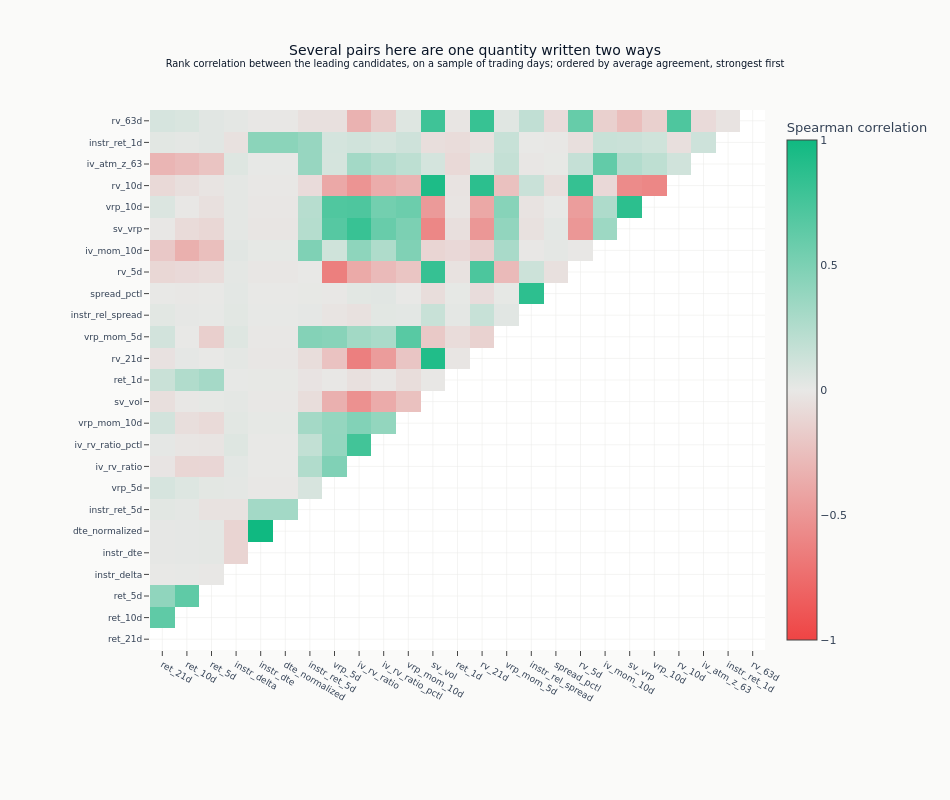

The notebook cell this image was saved under:
### Markdown cell above
The map below is restricted to the leading candidates, because at fifty a full matrix
has unreadable labels and is mostly empty space, and to one triangle, because a
correlation matrix is symmetric and drawing both halves says everything twice. The rows
keep the ranking used everywhere else in the notebook - largest average agreement first
- so a block of colour is a group of near-copies that also rank near each other.

### Code cell
_div = style.ml4t_diverging()
ml4t_corr_scale = [[0.0, _div[0]], [0.5, _div[1]], [1.0, _div[2]]]
corr_plot_features = eval_summary.head(min(25, len(eval_summary)))["feature"].to_list()
corr_plot = corr_matrix.loc[corr_plot_features, corr_plot_features]
corr_display = corr_plot.mask(np.triu(np.ones(corr_plot.shape, dtype=bool)))
fig = go.Figure(
    data=go.Heatmap(
        z=corr_display.values,
        x=corr_plot.columns.tolist(),
        y=corr_plot.columns.tolist(),
        colorscale=ml4t_corr_scale,
        zmid=0,
        zmin=-1,
        zmax=1,
        colorbar=dict(title="Spearman correlation"),
    )
)
fig.update_layout(
    title={
        "text": (
            "Several pairs here are one quantity written two ways"
            "<br><sup>Rank correlation between the leading candidates, on a sample of trading "
            "days; ordered by average agreement, strongest first</sup>"
        )
    },
    template="ml4t",
    height=800,
    width=950,
    margin=dict(l=150, r=50, t=110, b=150),
)
fig.update_xaxes(tickfont=dict(size=9))
fig.update_yaxes(tickfont=dict(size=9))
show_plotly_with_alt(
    fig,
    "Lower-triangular heatmap of the Spearman rank correlation between 25 candidates on a "
    "sample of trading days, ordered by average agreement with the strongest first, on a "
    "red-to-green scale from -1 to +1. Three quarters of the 300 off-diagonal cells are paler "
    "than 0.3 either way. The green ones mark pairs that are close to one quantity written "
    "twice: instr_dte with dte_normalized at exactly 1.00, rv_10d and rv_21d with sv_vol at "
    "0.94 and 0.92, instr_rel_spread with spread_pctl and sv_vrp with vrp_10d both at 0.86, and "
    "iv_rv_ratio with iv_rv_ratio_pctl at 0.78. The strongest red cells set realized volatility "
    "against the variance-risk-premium terms - rv_5d with vrp_5d and rv_21d with iv_rv_ratio "
    "both at -0.63, sv_vrp with sv_vol at -0.58 - so those pairs move opposite each other "
    "rather than independently.",
)

### Figure 1 — Plotly figure (JSON) as saved in the notebook; plotly's stock layout.template omitted (floating-point values rounded to 4 significant figures; data arrays with more than 128 entries replaced by an {"elided": "..."} marker saying what was removed)
{"data": [{"colorbar": {"title": {"text": "Spearman correlation"}}, "colorscale": [[0.0, "#ef4444"], [0.5, "#e8e8e6"], [1.0, "#10b981"]], "type": "heatmap", "x": ["ret_21d", "ret_10d", "ret_5d", "instr_delta", "instr_dte", "dte_normalized", "instr_ret_5d", "vrp_5d", "iv_rv_ratio", "iv_rv_ratio_pctl", "vrp_mom_10d", "sv_vol", "ret_1d", "rv_21d", "vrp_mom_5d", "instr_rel_spread", "spread_pctl", "rv_5d", "iv_mom_10d", "sv_vrp", "vrp_10d", "rv_10d", "iv_atm_z_63", "instr_ret_1d", "rv_63d"], "y": ["ret_21d", "ret_10d", "ret_5d", "instr_delta", "instr_dte", "dte_normalized", "instr_ret_5d", "vrp_5d", "iv_rv_ratio", "iv_rv_ratio_pctl", "vrp_mom_10d", "sv_vol", "ret_1d", "rv_21d", "vrp_mom_5d", "instr_rel_spread", "spread_pctl", "rv_5d", "iv_mom_10d", "sv_vrp", "vrp_10d", "rv_10d", "iv_atm_z_63", "instr_ret_1d", "rv_63d"], "z": {"elided": "25x25 float values"}, "zmax": 1, "zmid": 0, "zmin": -1}], "layout": {"height": 800, "margin": {"b": 150, "l": 150, "r": 50, "t": 110}, "title": {"text": "Several pairs here are one quantity written two ways<br><sup>Rank correlation between the leading candidates, on a sample of trading days; ordered by average agreement, strongest first</sup>"}, "width": 950, "xaxis": {"tickfont": {"size": 9}}, "yaxis": {"tickfont": {"size": 9}}}}
